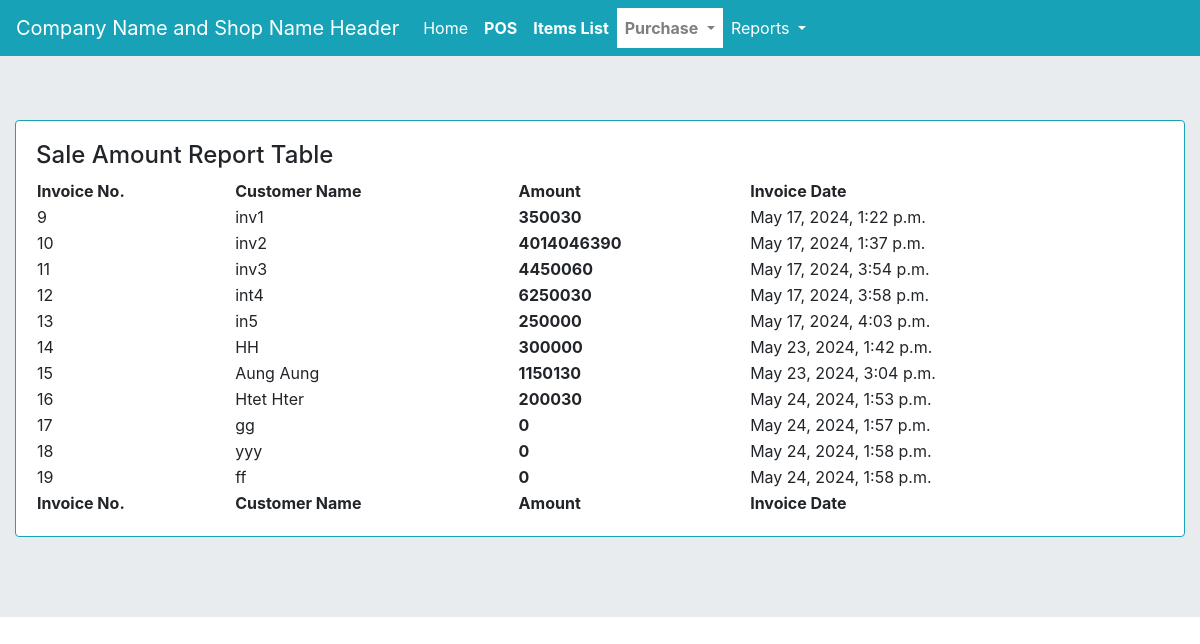
Before: /sale_amount_report/ with the older database file.
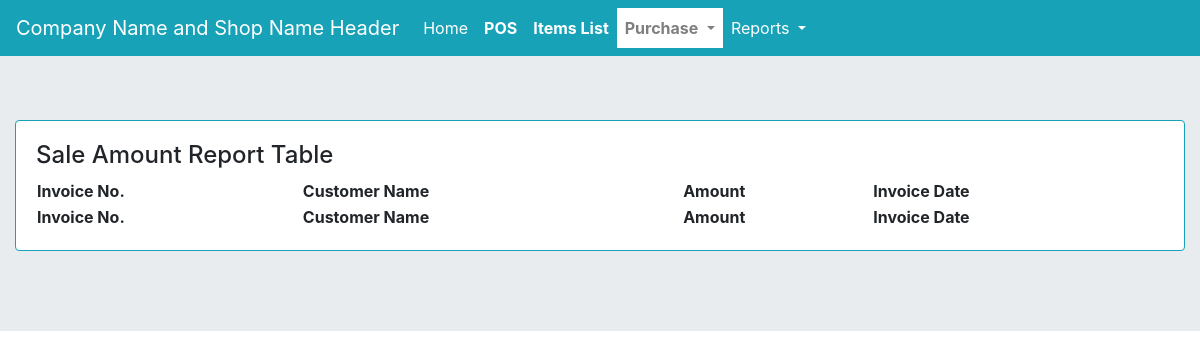
After: the same page with the newer database file.
### myapp/models.py (models this page shows, shortened)
class invoice(models.Model):
    customer = models.CharField(max_length=255, blank=True, null=True)
    total = models.PositiveIntegerField(default=0)
    created_at = models.DateTimeField(auto_now_add=True)
    updated_at = models.DateTimeField(auto_now=True)

### myapp/views.py (the view)
# urls.py: path('sale_amount_report/', views.sale_amount_report, name='sale_amount_report'),
def sale_amount_report(request):
    inv = invoice.objects.all()
    context = {'inv': inv}
    return render(request, 'sale_amount_report.html', context)

### templates/sale_amount_report.html
{% extends 'base.html' %}
{% block content %}
<div class="card border-info mb-3">
  <div class="card-body">
<h4>Sale Amount Report Table</h4>
<table id="saleAmtRep" class="display nowrap" style="width:100%">
        <thead>
            <tr>
                <th>Invoice No.</th>
                <th>Customer Name</th>
                <th>Amount</th>
                <th>Invoice Date</th>
            </tr>
        </thead>
        <tbody>
            {% for i in inv %}
            <tr>
                <td>{{i.id}}</td>
                <td>{{i.customer}}</td>
                <td><strong>{{i.total}}</strong></td>
                <td>{{i.created_at}}</td>
            </tr>
            {% endfor %}
        </tbody>
        <tfoot>
            <tr>
                <th>Invoice No.</th>
                <th>Customer Name</th>
                <th>Amount</th>
                <th>Invoice Date</th>
            </tr>
        </tfoot>
    </table>
</div>
</div>
{% endblock content %}

Changed rows visible on the page:
removed invoice: id "9", customer "inv1", total "350030", created_at "May 17, 2024, 1:22 p.m."
removed invoice: id "10", customer "inv2", total "4014046390", created_at "May 17, 2024, 1:37 p.m."
removed invoice: id "11", customer "inv3", total "4450060", created_at "May 17, 2024, 3:54 p.m."
removed invoice: id "12", customer "int4", total "6250030", created_at "May 17, 2024, 3:58 p.m."
removed invoice: id "13", customer "in5", total "250000", created_at "May 17, 2024, 4:03 p.m."
removed invoice: id "14", customer "HH", total "300000", created_at "May 23, 2024, 1:42 p.m."
removed invoice: id "15", customer "Aung Aung", total "1150130", created_at "May 23, 2024, 3:04 p.m."
removed invoice: id "16", customer "Htet Hter", total "200030", created_at "May 24, 2024, 1:53 p.m."
removed invoice: id "17", customer "gg", total "0", created_at "May 24, 2024, 1:57 p.m."
removed invoice: id "18", customer "yyy", total "0", created_at "May 24, 2024, 1:58 p.m."
removed invoice: id "19", customer "ff", total "0", created_at "May 24, 2024, 1:58 p.m."
